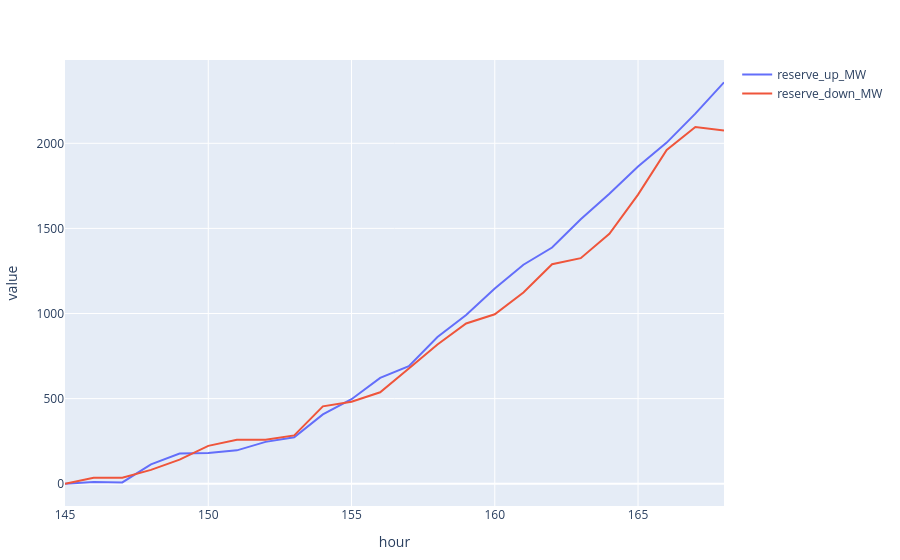

The notebook cell saved with this chart:
### Code cell
plot(stack(delta_reserve, [:reserve_up_MW, :reserve_down_MW]), x = :hour, y = :value, group = :variable)

### Figure 1 — Plotly figure (JSON) as saved in the notebook; plotly's stock layout.template omitted (floating-point values rounded to 4 significant figures)
{"data": [{"legendgroup": "reserve_up_MW", "name": "reserve_up_MW", "type": "scatter", "x": [145, 146, 147, 148, 149, 150, 151, 152, 153, 154, 155, 156, 157, 158, 159, 160, 161, 162, 163, 164, 165, 166, 167, 168], "xaxis": "x", "y": [0, 10.63, 7.415, 113.9, 177.3, 180.2, 195.9, 245.7, 272.5, 406.8, 496.6, 621.6, 691.0, 861.7, 991.2, 1147.0, 1286.0, 1388.0, 1553.0, 1704.0, 1863.0, 2004.0, 2174.0, 2358.0], "yaxis": "y"}, {"legendgroup": "reserve_down_MW", "name": "reserve_down_MW", "type": "scatter", "x": [145, 146, 147, 148, 149, 150, 151, 152, 153, 154, 155, 156, 157, 158, 159, 160, 161, 162, 163, 164, 165, 166, 167, 168], "xaxis": "x", "y": [0, 34.25, 35.06, 81.45, 141.7, 222.3, 258.0, 258.8, 283.7, 454.3, 481.5, 537.2, 676.5, 818.1, 941.2, 995.3, 1124.0, 1289.0, 1325.0, 1468.0, 1699.0, 1961.0, 2096.0, 2075.0], "yaxis": "y"}], "layout": {"legend": {"tracegroupgap": 0}, "margin": {"b": 50, "l": 50, "r": 50, "t": 60}, "xaxis": {"title": {"text": "hour"}}, "yaxis": {"title": {"text": "value"}}}}
